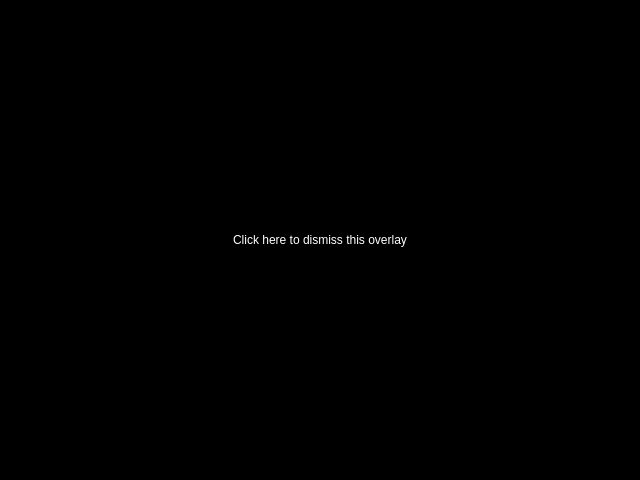
<?xml version="1.0" encoding="UTF-8"?>
<ui version="4.0">
 <class>FakeDisplayOffOverlay</class>
 <widget class="QWidget" name="FakeDisplayOffOverlay">
  <property name="geometry">
   <rect>
    <x>0</x>
    <y>0</y>
    <width>640</width>
    <height>480</height>
   </rect>
  </property>
  <property name="windowTitle">
   <string>Display overlay</string>
  </property>
  <layout class="QVBoxLayout" name="verticalLayout">
   <property name="spacing">
    <number>0</number>
   </property>
   <property name="leftMargin">
    <number>0</number>
   </property>
   <property name="topMargin">
    <number>0</number>
   </property>
   <property name="rightMargin">
    <number>0</number>
   </property>
   <property name="bottomMargin">
    <number>0</number>
   </property>
   <item>
    <widget class="QPushButton" name="closeBtn">
     <property name="sizePolicy">
      <sizepolicy hsizetype="Minimum" vsizetype="Minimum">
       <horstretch>0</horstretch>
       <verstretch>0</verstretch>
      </sizepolicy>
     </property>
     <property name="styleSheet">
      <string notr="true">background-color: rgb(0, 0, 0);
border-radius: 0;
color: rgb(255,255,255);</string>
     </property>
     <property name="text">
      <string>Click here to dismiss this overlay</string>
     </property>
    </widget>
   </item>
  </layout>
 </widget>
 <resources/>
 <connections>
  <connection>
   <sender>closeBtn</sender>
   <signal>clicked()</signal>
   <receiver>FakeDisplayOffOverlay</receiver>
   <slot>close()</slot>
   <hints>
    <hint type="sourcelabel">
     <x>454</x>
     <y>283</y>
    </hint>
    <hint type="destinationlabel">
     <x>690</x>
     <y>303</y>
    </hint>
   </hints>
  </connection>
 </connections>
</ui>
